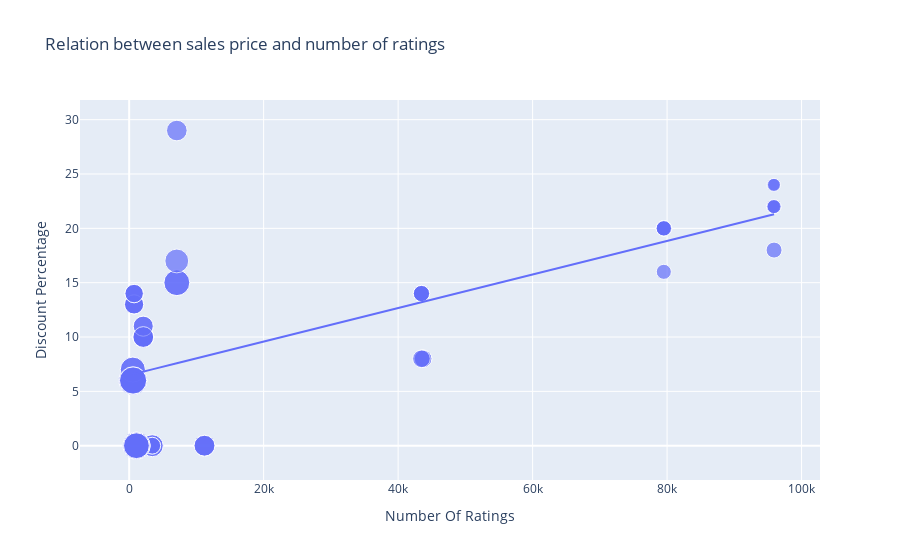

The notebook cell saved with this chart:
### Code cell
figure = px.scatter(
    data_frame=df,
    x='Number Of Ratings',
    y='Discount Percentage',
    size='Sale Price',
    trendline='ols',
    title='Relation between sales price and number of ratings'
)
figure.show()

### Figure 1 — Plotly figure (JSON) as saved in the notebook; plotly's stock layout.template omitted (floating-point values rounded to 4 significant figures)
{"data": [{"hovertemplate": "Number Of Ratings=%{x}<br>Discount Percentage=%{y}<br>Sale Price=%{marker.size}<extra></extra>", "legendgroup": "", "marker": {"color": "#636efa", "size": [49900, 84900, 84900, 77000, 77000, 49900, 49900, 77000, 89900, 41999, 39999, 41999, 41999, 41999, 131900, 117100, 131900, 117100, 74999, 117900, 117100, 117900, 99900, 44999, 140900, 130900, 64900, 120900, 59900, 75900, 110900, 130900, 120900, 64900, 64900, 75900, 75900, 120900, 59900, 120900, 75900, 140900, 70900, 70900, 75900, 59900, 110900, 120900, 130900, 130900, 54999, 54999, 29999, 34999, 34999, 34999, 54999, 29999, 46999, 46999, 46999, 46999], "sizemode": "area", "sizeref": 352.2, "symbol": "circle"}, "mode": "markers", "name": "", "orientation": "v", "showlegend": false, "type": "scatter", "x": [3431, 3431, 3431, 11202, 11202, 3431, 3431, 11202, 1454, 79512, 79512, 79582, 79512, 79512, 1078, 1078, 1078, 1078, 7088, 7088, 1078, 7088, 7081, 95909, 542, 580, 740, 545, 740, 2101, 545, 580, 580, 730, 730, 2101, 2101, 580, 740, 580, 2092, 545, 2101, 2092, 2101, 740, 545, 580, 580, 580, 43707, 43707, 95807, 95909, 95807, 95909, 43470, 95909, 43470, 43470, 43470, 43470], "xaxis": "x", "y": [0, 0, 0, 0, 0, 0, 0, 0, 0, 20, 16, 20, 20, 20, 0, 0, 0, 0, 29, 15, 0, 15, 17, 18, 6, 6, 13, 6, 14, 10, 7, 6, 6, 13, 13, 10, 10, 6, 14, 6, 10, 6, 11, 11, 10, 14, 7, 6, 6, 6, 8, 8, 24, 22, 22, 22, 8, 24, 14, 14, 14, 14], "yaxis": "y"}, {"hovertemplate": "<b>OLS trendline</b><br>Discount Percentage = 0.000154292 * Number Of Ratings + 6.49233<br>R<sup>2</sup>=0.468988<br><br>Number Of Ratings=%{x}<br>Discount Percentage=%{y} <b>(trend)</b><extra></extra>", "legendgroup": "", "marker": {"color": "#636efa", "symbol": "circle"}, "mode": "lines", "name": "", "showlegend": false, "type": "scatter", "x": [542, 545, 545, 545, 545, 580, 580, 580, 580, 580, 580, 580, 580, 730, 730, 740, 740, 740, 740, 1078, 1078, 1078, 1078, 1078, 1454, 2092, 2092, 2101, 2101, 2101, 2101, 2101, 3431, 3431, 3431, 3431, 3431, 7081, 7088, 7088, 7088, 11202, 11202, 11202, 43470, 43470, 43470, 43470, 43470, 43707, 43707, 79512, 79512, 79512, 79512, 79582, 95807, 95807, 95909, 95909, 95909, 95909], "xaxis": "x", "y": [6.576, 6.576, 6.576, 6.576, 6.576, 6.582, 6.582, 6.582, 6.582, 6.582, 6.582, 6.582, 6.582, 6.605, 6.605, 6.607, 6.607, 6.607, 6.607, 6.659, 6.659, 6.659, 6.659, 6.659, 6.717, 6.815, 6.815, 6.816, 6.816, 6.816, 6.816, 6.816, 7.022, 7.022, 7.022, 7.022, 7.022, 7.585, 7.586, 7.586, 7.586, 8.221, 8.221, 8.221, 13.2, 13.2, 13.2, 13.2, 13.2, 13.24, 13.24, 18.76, 18.76, 18.76, 18.76, 18.77, 21.27, 21.27, 21.29, 21.29, 21.29, 21.29], "yaxis": "y"}], "layout": {"legend": {"itemsizing": "constant", "tracegroupgap": 0}, "title": {"text": "Relation between sales price and number of ratings"}, "xaxis": {"anchor": "y", "domain": [0, 1], "title": {"text": "Number Of Ratings"}}, "yaxis": {"anchor": "x", "domain": [0, 1], "title": {"text": "Discount Percentage"}}}}
